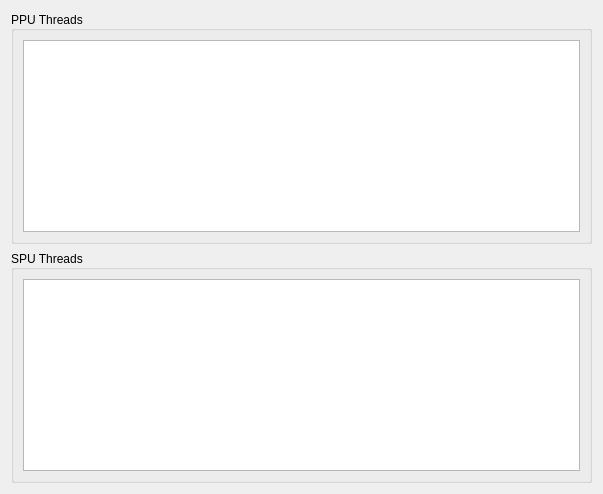
<?xml version="1.0" encoding="UTF-8"?>
<ui version="4.0">
 <class>ThreadDebugger</class>
 <widget class="QWidget" name="ThreadDebugger">
  <property name="geometry">
   <rect>
    <x>0</x>
    <y>0</y>
    <width>603</width>
    <height>494</height>
   </rect>
  </property>
  <property name="windowTitle">
   <string>Form</string>
  </property>
  <layout class="QVBoxLayout" name="verticalLayout_3">
   <item>
    <widget class="QGroupBox" name="generalGroup">
     <property name="title">
      <string>PPU Threads</string>
     </property>
     <property name="alignment">
      <set>Qt::AlignmentFlag::AlignLeading|Qt::AlignmentFlag::AlignLeft|Qt::AlignmentFlag::AlignVCenter</set>
     </property>
     <property name="flat">
      <bool>false</bool>
     </property>
     <property name="checkable">
      <bool>false</bool>
     </property>
     <layout class="QVBoxLayout" name="verticalLayout">
      <item>
       <widget class="QTableWidget" name="ppuTable">
        <property name="sizePolicy">
         <sizepolicy hsizetype="Preferred" vsizetype="Preferred">
          <horstretch>0</horstretch>
          <verstretch>0</verstretch>
         </sizepolicy>
        </property>
       </widget>
      </item>
     </layout>
    </widget>
   </item>
   <item>
    <widget class="QGroupBox" name="generalGroup_2">
     <property name="title">
      <string>SPU Threads</string>
     </property>
     <property name="alignment">
      <set>Qt::AlignmentFlag::AlignLeading|Qt::AlignmentFlag::AlignLeft|Qt::AlignmentFlag::AlignVCenter</set>
     </property>
     <property name="flat">
      <bool>false</bool>
     </property>
     <property name="checkable">
      <bool>false</bool>
     </property>
     <layout class="QVBoxLayout" name="verticalLayout_2">
      <item>
       <widget class="QTableWidget" name="spuTable">
        <property name="sizePolicy">
         <sizepolicy hsizetype="Preferred" vsizetype="Preferred">
          <horstretch>0</horstretch>
          <verstretch>0</verstretch>
         </sizepolicy>
        </property>
       </widget>
      </item>
     </layout>
    </widget>
   </item>
  </layout>
 </widget>
 <resources/>
 <connections/>
</ui>
